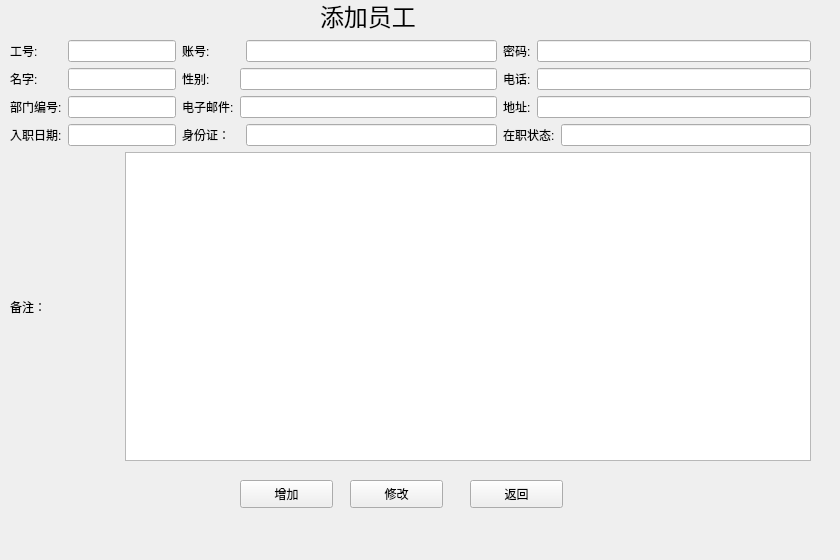
    <widget class="QWidget" name="pagefour">
     <widget class="QWidget" name="widget_2" native="true">
      <property name="geometry">
       <rect>
        <x>0</x>
        <y>0</y>
        <width>831</width>
        <height>551</height>
       </rect>
      </property>
      <widget class="QPushButton" name="pushButton_sure">
       <property name="geometry">
        <rect>
         <x>240</x>
         <y>480</y>
         <width>93</width>
         <height>28</height>
        </rect>
       </property>
       <property name="text">
        <string>增加</string>
       </property>
      </widget>
      <widget class="QPushButton" name="pushButton_cancel">
       <property name="geometry">
        <rect>
         <x>470</x>
         <y>480</y>
         <width>93</width>
         <height>28</height>
        </rect>
       </property>
       <property name="text">
        <string>返回</string>
       </property>
      </widget>
      <widget class="QPushButton" name="pushButton_changed">
       <property name="geometry">
        <rect>
         <x>350</x>
         <y>480</y>
         <width>93</width>
         <height>28</height>
        </rect>
       </property>
       <property name="text">
        <string>修改</string>
       </property>
      </widget>
      <widget class="QWidget" name="layoutWidget">
       <property name="geometry">
        <rect>
         <x>10</x>
         <y>40</y>
         <width>801</width>
         <height>421</height>
        </rect>
       </property>
       <layout class="QGridLayout" name="gridLayout_2">
        <item row="0" column="0">
         <widget class="QLabel" name="label_8">
          <property name="text">
           <string>工号:</string>
          </property>
         </widget>
        </item>
        <item row="0" column="1" colspan="2">
         <widget class="QLineEdit" name="lineEdit_workers_id"/>
        </item>
        <item row="0" column="3">
         <widget class="QLabel" name="label_9">
          <property name="text">
           <string>账号:</string>
          </property>
         </widget>
        </item>
        <item row="0" column="5">
         <widget class="QLineEdit" name="lineEdit_workers_account"/>
        </item>
        <item row="0" column="6">
         <widget class="QLabel" name="label_10">
          <property name="text">
           <string>密码:</string>
          </property>
         </widget>
        </item>
        <item row="0" column="7" colspan="2">
         <widget class="QLineEdit" name="lineEdit_workers_password"/>
        </item>
        <item row="1" column="0">
         <widget class="QLabel" name="label_11">
          <property name="text">
           <string>名字:</string>
          </property>
         </widget>
        </item>
        <item row="1" column="1" colspan="2">
         <widget class="QLineEdit" name="lineEdit_workers_name"/>
        </item>
        <item row="1" column="3">
         <widget class="QLabel" name="label_12">
          <property name="text">
           <string>性别:</string>
          </property>
         </widget>
        </item>
        <item row="1" column="4" colspan="2">
         <widget class="QLineEdit" name="lineEdit_workers_sex"/>
        </item>
        <item row="1" column="6">
         <widget class="QLabel" name="label_13">
          <property name="text">
           <string>电话:</string>
          </property>
         </widget>
        </item>
        <item row="1" column="7" colspan="2">
         <widget class="QLineEdit" name="lineEdit_workers_iphone"/>
        </item>
        <item row="2" column="0">
         <widget class="QLabel" name="label_14">
          <property name="text">
           <string>部门编号:</string>
          </property>
         </widget>
        </item>
        <item row="2" column="1" colspan="2">
         <widget class="QLineEdit" name="lineEdit_workers_dept_id"/>
        </item>
        <item row="2" column="3">
         <widget class="QLabel" name="label_15">
          <property name="text">
           <string>电子邮件:</string>
          </property>
         </widget>
        </item>
        <item row="2" column="4" colspan="2">
         <widget class="QLineEdit" name="lineEdit_workers_email"/>
        </item>
        <item row="2" column="6">
         <widget class="QLabel" name="label_16">
          <property name="text">
           <string>地址:</string>
          </property>
         </widget>
        </item>
        <item row="2" column="7" colspan="2">
         <widget class="QLineEdit" name="lineEdit_workers_address"/>
        </item>
        <item row="3" column="0">
         <widget class="QLabel" name="label_17">
          <property name="text">
           <string>入职日期:</string>
          </property>
         </widget>
        </item>
        <item row="3" column="1" colspan="2">
         <widget class="QLineEdit" name="lineEdit_workers_dates"/>
        </item>
        <item row="3" column="3" colspan="2">
         <widget class="QLabel" name="label_18">
          <property name="text">
           <string>身份证：</string>
          </property>
         </widget>
        </item>
        <item row="3" column="5">
         <widget class="QLineEdit" name="lineEdit_workers_identify"/>
        </item>
        <item row="3" column="6" colspan="2">
         <widget class="QLabel" name="label_19">
          <property name="text">
           <string>在职状态:</string>
          </property>
         </widget>
        </item>
        <item row="3" column="8">
         <widget class="QLineEdit" name="lineEdit_workers_state"/>
        </item>
        <item row="4" column="0" colspan="2">
         <widget class="QLabel" name="label_20">
          <property name="text">
           <string>备注：</string>
          </property>
         </widget>
        </item>
        <item row="4" column="2" colspan="7">
         <widget class="QTextEdit" name="lineEdit_workers_remarks"/>
        </item>
       </layout>
      </widget>
      <widget class="QLabel" name="label_49">
       <property name="geometry">
        <rect>
         <x>320</x>
         <y>0</y>
         <width>221</width>
         <height>31</height>
        </rect>
       </property>
       <property name="font">
        <font>
         <family>Agency FB</family>
         <pointsize>18</pointsize>
        </font>
       </property>
       <property name="text">
        <string>添加员工</string>
       </property>
      </widget>
     </widget>
    </widget>
